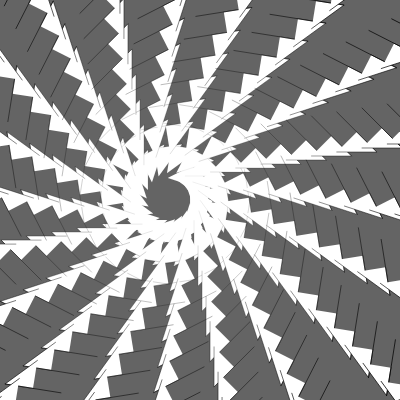
Frame 1 (no input)
Frame 60 (no input): identical to frame 1, image omitted
Frame 120 (the mouse pressed at the canvas centre since frame 60): identical to frame 1, image omitted

The p5.js sketch that drew this single still picture (run headless with seeded random() and noise() and a simulated clock; from frame 60 on, the mouse is pressed at the canvas centre):

// p5.js sketch
// ── sketch.js
function setup() 
{
createCanvas(400, 400);
background(100);

///////////////
/////GRID/////
/////////////

  //var circleSize = 10;
  //for(var i = circleSize/2; i < width; i = i + circleSize*1.25)
  //for(var n = circleSize/2; n <innerHeight; n = n + circleSize)
  //{
  //ellipse(i, circleSize/2, circleSize);
  //console.log("that value of i is now: ", i);
  //}

////////////////
// CONNECTIONS //
////////////////

scale(0.1);
translate(width*4, height*3.5);

  for(var i = 0; i < 1001; i++){
    translate(width/2, i*4);
    rotate(PI/10)
    beginShape();
    vertex(width/2, height/2);
    vertex(width, height);
    vertex(0, height);
    endShape();

    beginShape();
    vertex(0, 0);
    vertex(width, height);
    endShape();
    
    strokeWeight(i/30);
  }

}

function draw() {
  // Put things you want to over and over here. 
}
